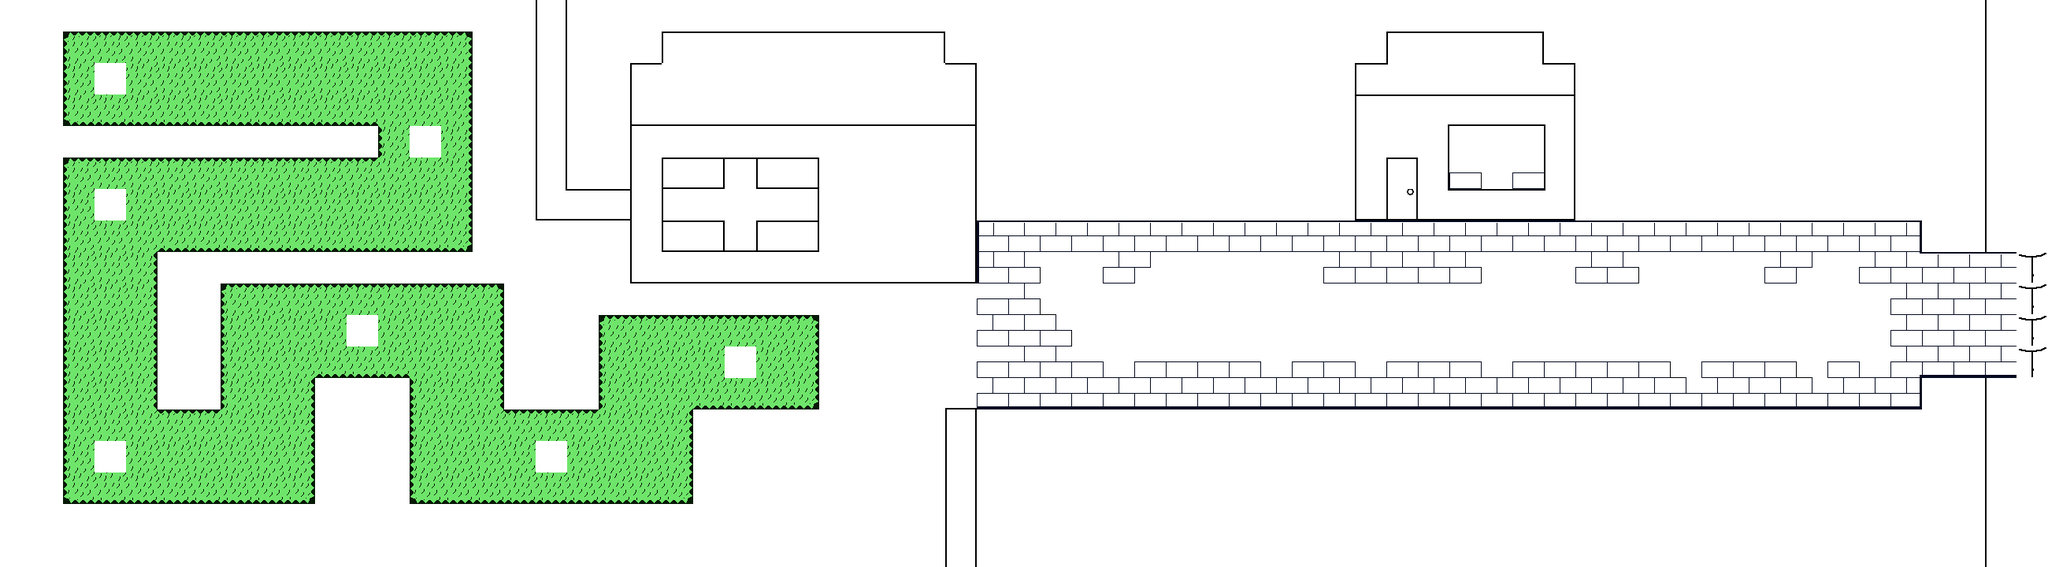

This game map was drawn from its Tiled (.tmx) file and the tilesets committed beside it. A one-line description and the full map source follow:
An orthogonal 65x18 tile map with 40x40 px tiles, 1 tile layer (Tile Layer 1).

<map version="1.2" tiledversion="1.3.1" orientation="orthogonal" renderorder="right-down" compressionlevel="0" width="65" height="18" tilewidth="40" tileheight="40" infinite="0" nextlayerid="2" nextobjectid="1">
 <editorsettings>
  <export target="TownMap.json" format="json" />
 </editorsettings>
 <tileset firstgid="1" name="Tiled_Tileset" tilewidth="40" tileheight="40" spacing="2" margin="1" tilecount="225" columns="15">
  <image source="Tileset.png" trans="ff00ff" width="630" height="630" />
  <tile id="8">
   <properties>
    <property name="Collision" type="bool" value="true" />
   </properties>
  </tile>
  <tile id="9">
   <properties>
    <property name="Collision" type="bool" value="true" />
   </properties>
  </tile>
  <tile id="10">
   <properties>
    <property name="Collision" type="bool" value="true" />
   </properties>
  </tile>
  <tile id="11">
   <properties>
    <property name="Collision" type="bool" value="true" />
   </properties>
  </tile>
  <tile id="12">
   <properties>
    <property name="Collision" type="bool" value="true" />
   </properties>
  </tile>
  <tile id="13">
   <properties>
    <property name="Collision" type="bool" value="true" />
   </properties>
  </tile>
  <tile id="14">
   <properties>
    <property name="Collision" type="bool" value="true" />
   </properties>
  </tile>
  <tile id="18">
   <properties>
    <property name="Direction" value="Right" />
    <property name="Map" value="House" />
   </properties>
  </tile>
  <tile id="23">
   <properties>
    <property name="Collision" type="bool" value="true" />
   </properties>
  </tile>
  <tile id="24">
   <properties>
    <property name="Collision" type="bool" value="true" />
   </properties>
  </tile>
  <tile id="25">
   <properties>
    <property name="Collision" type="bool" value="true" />
   </properties>
  </tile>
  <tile id="26">
   <properties>
    <property name="Collision" type="bool" value="true" />
   </properties>
  </tile>
  <tile id="27">
   <properties>
    <property name="Collision" type="bool" value="true" />
   </properties>
  </tile>
  <tile id="28">
   <properties>
    <property name="Collision" type="bool" value="true" />
   </properties>
  </tile>
  <tile id="29">
   <properties>
    <property name="Collision" type="bool" value="true" />
   </properties>
  </tile>
  <tile id="34">
   <properties>
    <property name="Collision" type="bool" value="true" />
   </properties>
  </tile>
  <tile id="38">
   <properties>
    <property name="Collision" type="bool" value="true" />
   </properties>
  </tile>
  <tile id="39">
   <properties>
    <property name="Collision" type="bool" value="true" />
   </properties>
  </tile>
  <tile id="40">
   <properties>
    <property name="Collision" type="bool" value="true" />
   </properties>
  </tile>
  <tile id="41">
   <properties>
    <property name="Collision" type="bool" value="true" />
   </properties>
  </tile>
  <tile id="42">
   <properties>
    <property name="Collision" type="bool" value="true" />
   </properties>
  </tile>
  <tile id="43">
   <properties>
    <property name="Collision" type="bool" value="true" />
   </properties>
  </tile>
  <tile id="44">
   <properties>
    <property name="Collision" type="bool" value="true" />
   </properties>
  </tile>
  <tile id="97">
   <properties>
    <property name="Collision" type="bool" value="true" />
   </properties>
  </tile>
  <tile id="98">
   <properties>
    <property name="Collision" type="bool" value="true" />
   </properties>
  </tile>
  <tile id="101">
   <properties>
    <property name="Collision" type="bool" value="true" />
   </properties>
  </tile>
  <tile id="102">
   <properties>
    <property name="Collision" type="bool" value="true" />
   </properties>
  </tile>
  <tile id="112">
   <properties>
    <property name="Collision" type="bool" value="true" />
   </properties>
  </tile>
  <tile id="113">
   <properties>
    <property name="Collision" type="bool" value="true" />
   </properties>
  </tile>
  <tile id="116">
   <properties>
    <property name="Collision" type="bool" value="true" />
   </properties>
  </tile>
  <tile id="117">
   <properties>
    <property name="Collision" type="bool" value="true" />
   </properties>
  </tile>
 </tileset>
 <layer id="1" name="Tile Layer 1" width="65" height="18">
  <data encoding="csv">
25,25,25,25,25,25,25,25,25,25,25,25,25,25,25,25,25,44,25,25,25,25,25,25,25,25,25,25,25,25,25,25,25,25,25,25,25,25,25,25,25,25,25,25,25,25,25,25,25,25,25,25,25,25,25,25,25,25,25,25,25,25,25,24,25,
25,70,6,7,7,7,7,7,7,7,7,7,7,7,8,70,70,44,70,70,70,9,55,55,55,55,55,55,55,11,70,70,70,70,70,70,70,70,70,70,70,70,70,70,9,10,10,10,11,70,70,70,70,70,70,70,70,70,70,70,70,70,70,24,25,
25,70,21,70,22,22,22,22,22,22,22,22,22,67,23,70,70,44,70,70,9,25,25,25,25,25,25,25,25,25,11,70,70,70,70,70,70,70,70,70,70,70,70,9,28,70,70,70,27,11,70,70,70,70,70,70,70,70,70,70,70,70,70,24,25,
25,70,81,37,37,37,37,37,37,37,37,37,22,22,23,70,70,44,70,70,39,40,40,40,40,40,40,40,40,40,41,70,70,70,70,70,70,70,70,70,70,70,70,9,10,98,45,45,45,103,70,70,70,70,70,70,70,70,70,70,70,70,70,24,25,
25,70,70,70,70,70,70,70,70,70,70,70,21,70,23,70,70,44,70,70,24,25,25,25,25,25,25,25,25,25,26,70,70,70,70,70,70,70,70,70,70,70,70,24,25,26,70,70,70,44,70,70,70,70,70,70,70,70,70,70,70,70,70,24,25,
25,70,6,7,7,7,7,7,7,7,7,7,22,22,23,70,70,44,70,70,24,29,30,10,29,30,25,25,25,25,26,70,70,70,70,70,70,70,70,70,70,70,70,24,20,26,142,157,142,44,70,70,70,70,70,70,70,70,70,70,70,70,70,24,25,
25,70,21,70,22,22,22,22,22,22,22,22,22,67,23,70,70,117,45,45,24,24,25,25,25,26,25,25,25,25,26,70,70,70,70,70,70,70,70,70,70,70,70,39,35,113,45,45,45,118,70,70,70,70,70,70,70,70,70,70,70,70,70,24,25,
25,70,21,22,22,37,37,37,37,37,37,37,37,37,38,70,70,70,70,70,24,29,30,40,29,30,25,25,25,25,26,95,96,96,96,96,96,96,96,96,96,96,96,96,96,96,96,96,96,96,96,96,96,96,96,96,96,96,96,96,97,70,70,24,25,
25,70,21,22,23,70,70,70,70,70,70,70,70,70,70,70,70,70,70,70,39,40,40,40,40,40,40,40,40,40,41,110,111,157,159,111,161,159,159,159,159,159,111,111,111,111,111,157,159,159,111,111,157,159,159,159,111,161,159,111,141,96,96,96,19,
25,70,21,22,23,70,70,6,7,7,7,7,7,7,7,8,70,70,70,70,70,70,70,70,70,70,70,70,70,70,70,142,111,160,159,159,159,159,159,159,159,159,159,70,70,70,70,159,159,159,159,159,159,159,159,159,159,159,159,159,111,111,111,111,19,
25,70,21,22,23,70,70,21,22,22,22,70,22,22,22,23,70,70,70,51,7,7,7,7,52,53,70,70,70,70,70,111,111,111,157,159,159,159,159,159,159,159,159,70,70,159,159,159,159,159,159,70,70,159,159,159,159,159,159,159,111,111,111,111,19,
25,70,21,22,23,70,70,21,22,22,37,37,37,22,22,23,70,70,70,21,22,22,22,70,67,68,70,70,70,70,70,142,111,111,142,158,142,142,142,142,158,142,142,158,142,142,142,158,142,142,142,142,142,160,142,142,142,160,142,158,156,126,126,126,19,
25,70,21,22,23,70,70,21,22,23,70,70,70,21,22,23,70,70,70,21,22,22,37,37,82,83,70,70,70,70,85,126,126,126,126,126,126,126,126,126,126,126,126,126,126,126,126,126,126,126,126,126,126,126,126,126,126,126,126,126,127,70,70,24,25,
25,70,21,22,22,7,7,22,22,23,70,70,70,21,22,22,7,7,52,22,22,23,70,70,70,70,70,70,70,70,89,70,70,70,70,70,70,70,70,70,70,70,70,70,70,70,70,70,70,70,70,70,70,70,70,70,70,70,70,70,70,70,70,24,25,
25,70,21,70,22,22,22,22,67,23,70,70,70,21,67,22,22,70,67,22,67,23,70,70,70,70,70,70,70,70,44,70,70,70,70,70,70,70,70,70,70,70,70,70,70,70,70,70,70,70,70,70,70,70,70,70,70,70,70,70,70,70,70,24,25,
25,70,81,37,37,37,37,37,37,38,70,70,70,36,37,37,37,37,82,37,37,38,70,70,70,70,70,70,70,70,44,70,70,70,70,70,70,70,70,70,70,70,70,70,70,70,70,70,70,70,70,70,70,70,70,70,70,70,70,70,70,70,70,24,25,
25,70,70,70,70,70,70,70,70,70,70,70,70,70,70,70,70,70,70,70,70,70,70,70,70,70,70,70,70,70,44,70,70,70,70,70,70,70,70,70,70,70,70,70,70,70,70,70,70,70,70,70,70,70,70,70,70,70,70,70,70,70,70,24,25,
25,70,70,70,70,70,70,70,70,70,70,70,70,70,70,70,70,70,70,70,70,70,70,70,70,70,70,70,70,70,44,70,70,70,70,70,70,70,70,70,70,70,70,70,70,70,70,70,70,70,70,70,70,70,70,70,70,70,70,70,70,70,70,24,25
</data>
 </layer>
</map>
